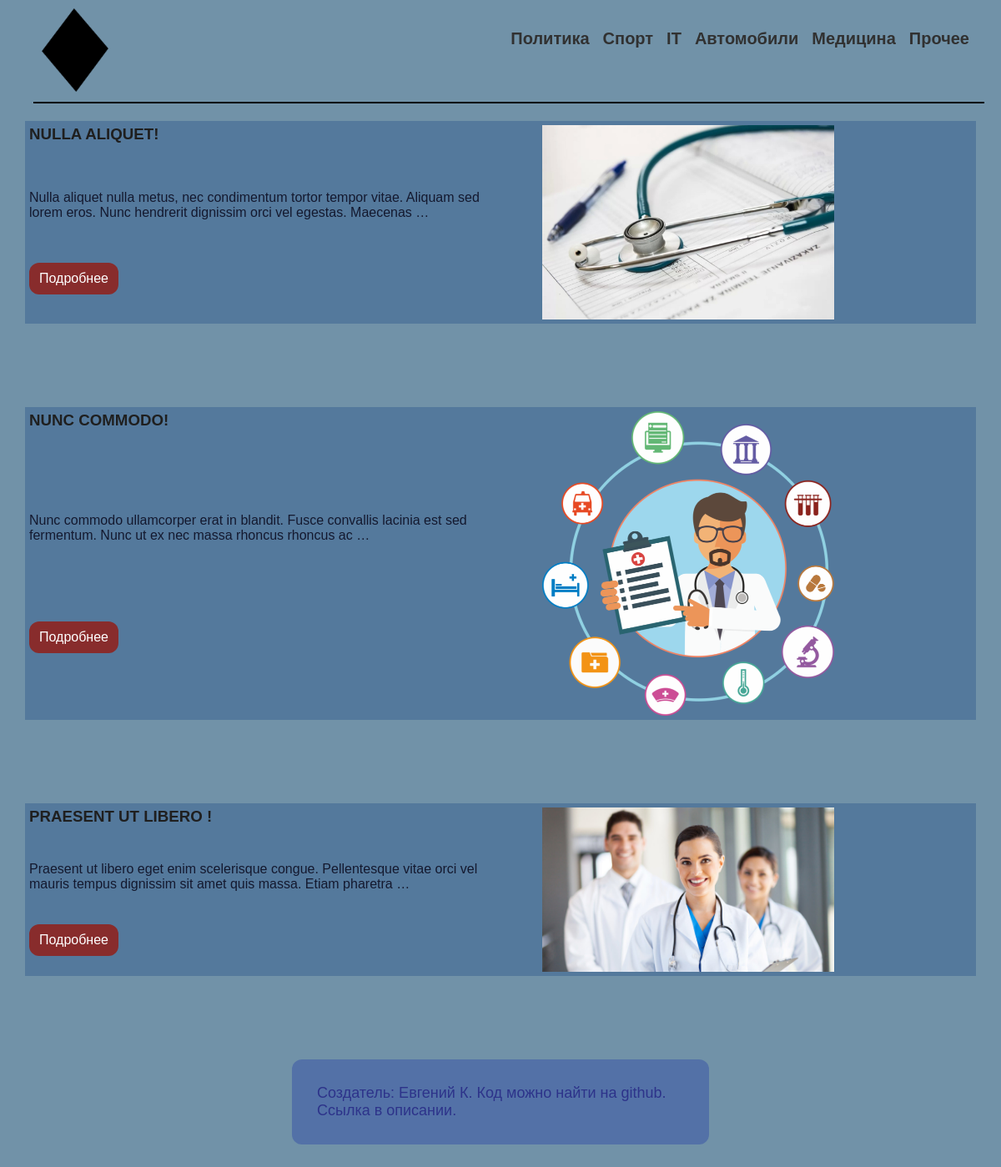
The app's page /medic/ with its own data.
### main/models.py (models this page shows, shortened)
class Categories(models.Model):
    cat_title = models.CharField(max_length=30)
    def __str__(self):
        return self.cat_title

class News(models.Model):
    category = models.ForeignKey(Categories, on_delete=models.CASCADE)
    news_title = models.CharField(max_length=250)
    news_content = models.TextField(blank=True)
    news_create = models.DateField(auto_now_add=True)
    news_update = models.DateField(auto_now=True)
    news_image = models.ImageField(upload_to=f"photos/%Y/%m/%d/")

### main/views.py (the view)
# urls.py: path('medic/', views.medic, name='Медицина'),
def medic(request):
    title = 'Вести. Медицина'
    pol = News.objects.filter(category_id=6)
    model = Categories.objects.all()
    return render(request, 'main/categories/politic.html', {'title': title, 'pol': pol, 'model': model})

### main/templates/main/categories/politic.html
{% extends 'main/base.html' %}
{% block content %}
<div class="body__container">
    {% include 'main/includes/header.html' %}
    <main>
        {% for p in pol %}
        <div class="main__block-content">
            <div class="title"><h3>{{ p.news_title|upper }}</h3></div>
            <div class="content"><p>{{ p.news_content|truncatewords:20 }}</p></div>
            <div class="image"><img src="/media/{{ p.news_image }}" alt="{{ p.news_title }}">
            </div>
            <div class="btn__con"><a href="{% url 'about' p.pk %}" class="btn">Подробнее</a></div>
        </div>
        {% endfor %}
    </main>
</div>
{% endblock %}

### main/templates/main/includes/header.html
{% block content %}
{% load static %}
<header>
    <div class="main__menu">
        <ul>
            {% for cat in model %}
            <li><a href="{% url cat.cat_title %}">{{ cat }}</a></li>
            {% endfor %}
        </ul>
    </div>
    <div class="logo">
        <a href="{% url 'main' %}"><img src="{% static 'main/logos/logo.png' %}" alt="1"></a>
</header>
{% endblock %}

### main/static/main/css/style.css (style rules this page uses)
*, *::after, *::before { margin: 0; padding: 0; border: 0; box-sizing: border-box; text-decoration: none; list-style: none; font-family: "Gill Sans", "Gill Sans MT", Calibri, "Trebuchet MS", sans-serif; }
body { width: 100%; background-color: rgb(113, 146, 168); }
.body__container { max-width: 1140px; margin: 0 auto; }
header { width: 100%; height: 120px; position: relative; }
header .main__menu { position: absolute; right: 0; height: 80px; }
header .main__menu ul { display: flex; justify-content: space-between; margin-top: 25px; }
header .main__menu ul li a { margin: 8px; color: rgb(49, 49, 49); font-size: 20px; font-weight: 600; transition: all 0.5s ease 0s; }
header .logo img { width: 100px; height: 100px; display: block; }
header .logo { margin: 10px; }
.logo::after { content: ""; height: 2px; width: 100%; background-color: black; position: absolute; margin-top: 12px; }
.main__block-content { display: grid; grid-template-areas: "header sidebar" "content sidebar" "bot sidebar"; grid-template-columns: 50% 50%; grid-template-rows: auto; margin: 15px 0px 100px 0px; background-color: rgba(46, 89, 139, 0.438); padding: 5px; }
.title { grid-area: header; margin-bottom: 25px; color: rgb(31, 31, 31); }
.content { grid-area: content; color: rgb(20, 25, 47); margin-bottom: 20px; }
.image { grid-area: sidebar; margin-left: 50px; }
.image img { display: block; max-width: 350px; }
.btn__con { grid-area: bot; }
.btn { color: white; border-radius: 12px; padding: 10px 12px; background-color: rgb(136, 44, 44); display: inline-block; }

### records on screen
Categories: cat_title "Политика"
Categories: cat_title "Спорт"
Categories: cat_title "IT"
Categories: cat_title "Автомобили"
Categories: cat_title "Медицина"
Categories: cat_title "Прочее"
News: news_title "NULLA ALIQUET!", news_content "Nulla aliquet nulla metus, nec condimentum tortor tempor vitae. Aliquam sed lorem eros. Nunc hendrerit dignissim orci vel egestas. Maecenas …", news_image (picture)
News: news_title "NUNC COMMODO!", news_content "Nunc commodo ullamcorper erat in blandit. Fusce convallis lacinia est sed fermentum. Nunc ut ex nec massa rhoncus rhoncus ac …", news_image (picture)
News: news_title "PRAESENT UT LIBERO !", news_content "Praesent ut libero eget enim scelerisque congue. Pellentesque vitae orci vel mauris tempus dignissim sit amet quis massa. Etiam pharetra …", news_image (picture)
